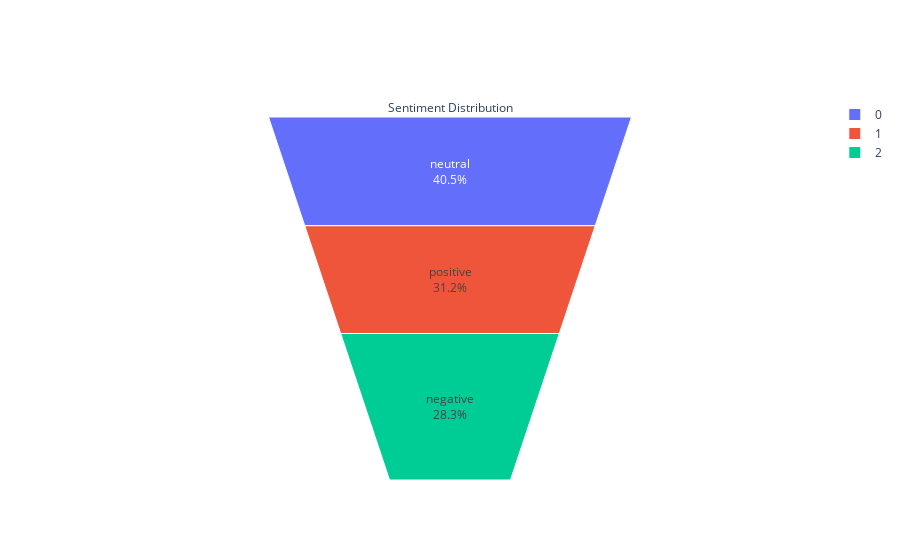

Notebook code cell kept with this figure:
### Code cell
fig = go.Figure(go.Funnelarea(
    text = temp.sentiment, values = temp.text,
    title = "Sentiment Distribution"))
fig.show()

### Figure 1 — Plotly figure (JSON) as saved in the notebook; plotly's stock layout.template omitted (floating-point values rounded to 4 significant figures)
{"data": [{"text": ["neutral", "positive", "negative"], "title": {"text": "Sentiment Distribution"}, "type": "funnelarea", "values": [11117, 8582, 7781]}], "layout": {}}
